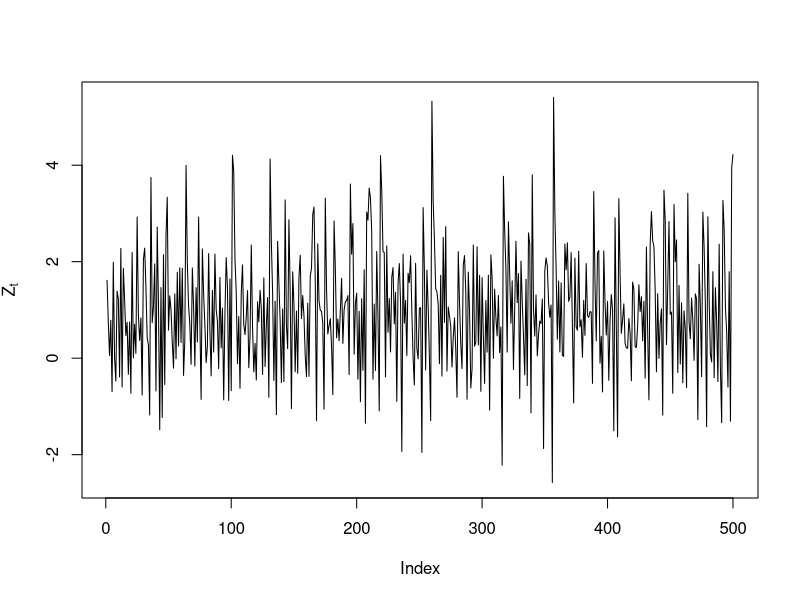
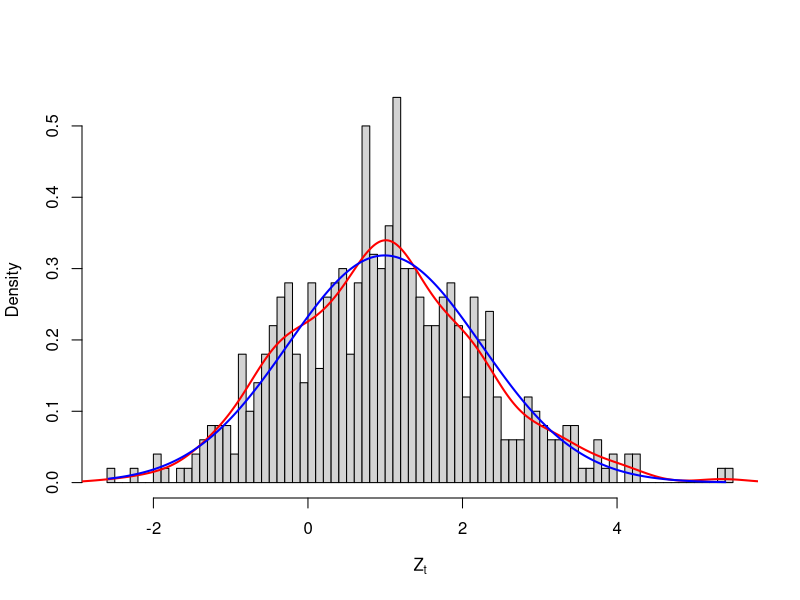
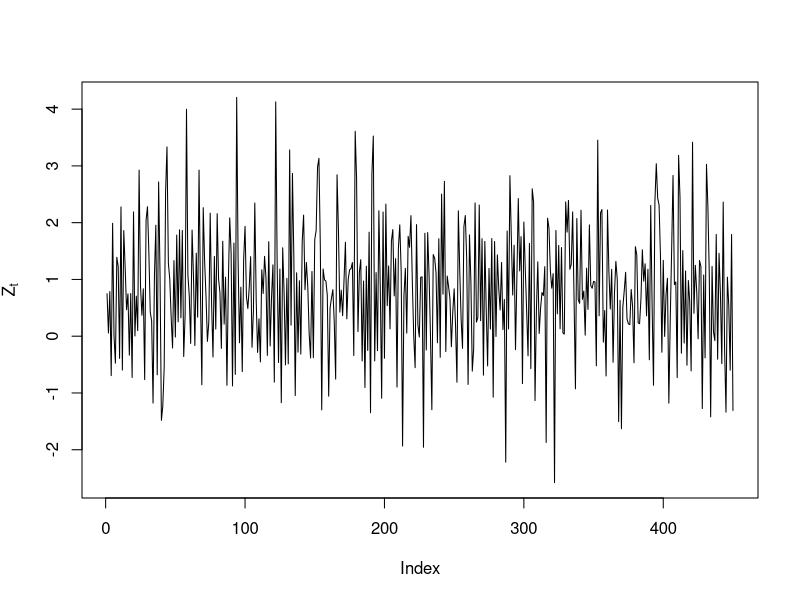
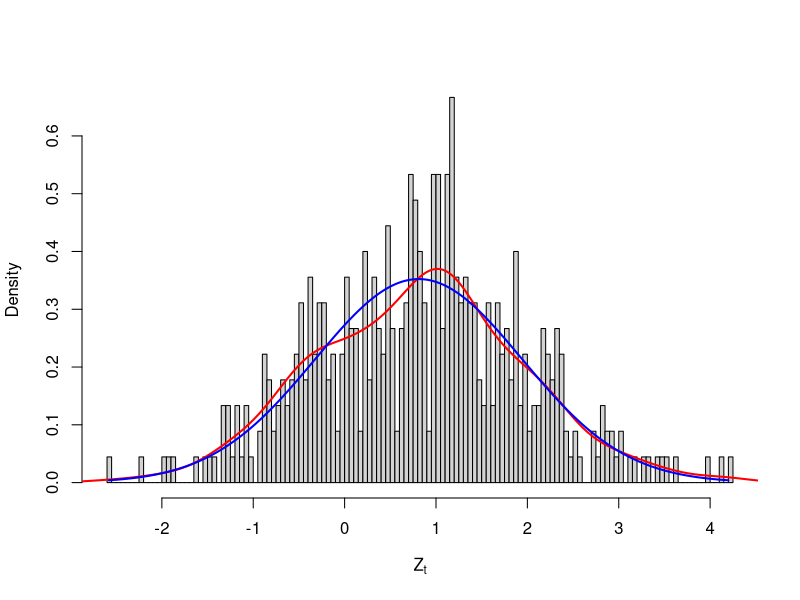
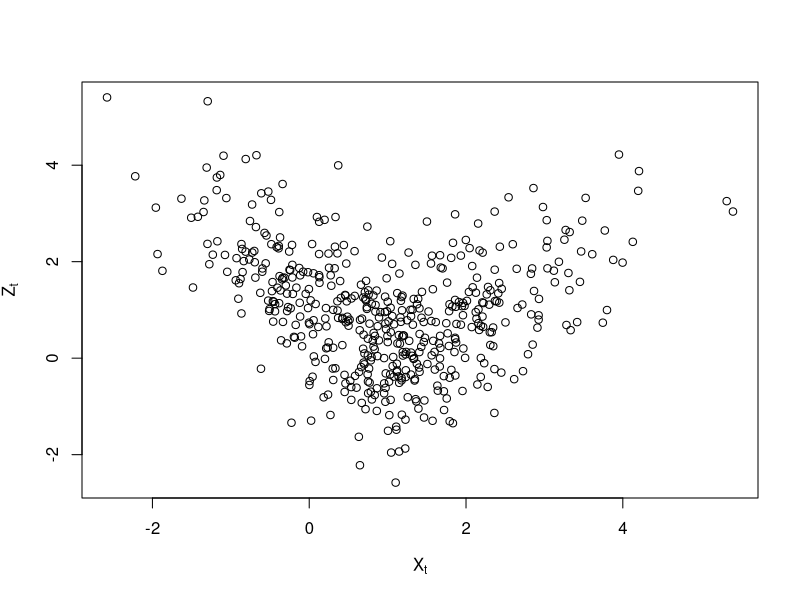
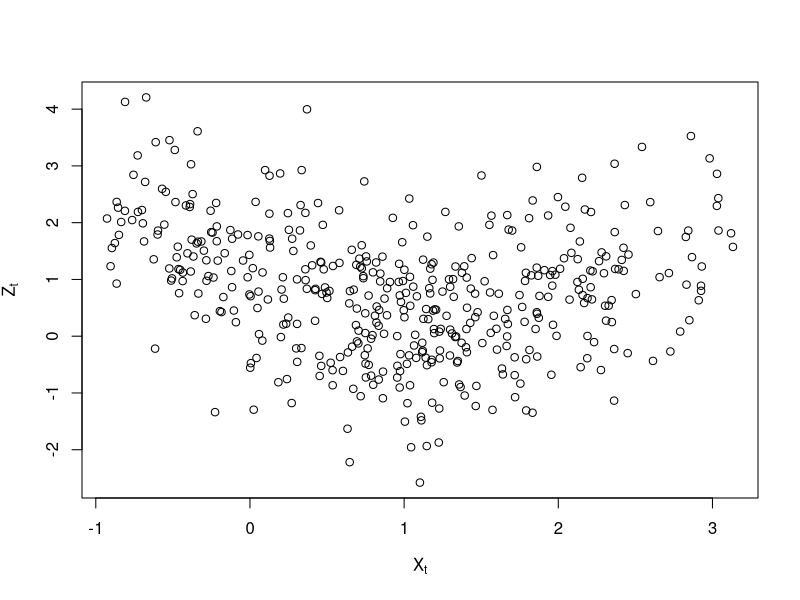
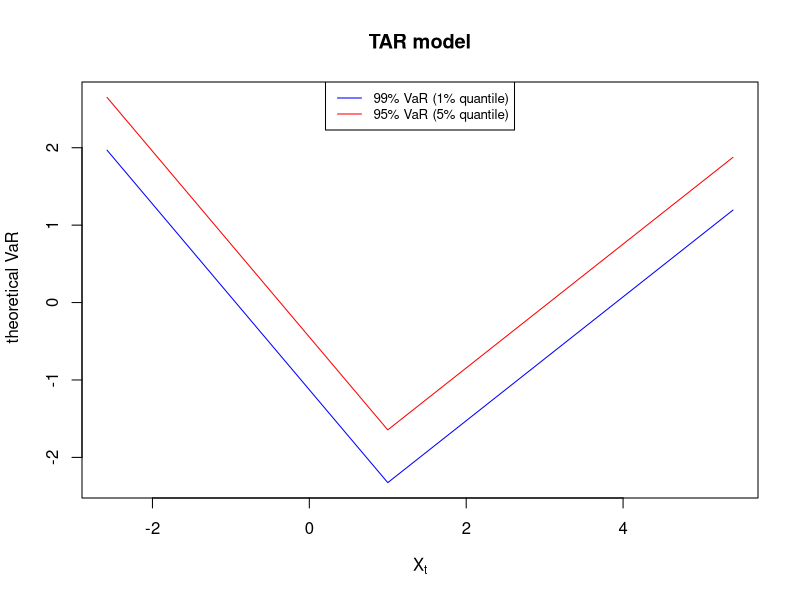
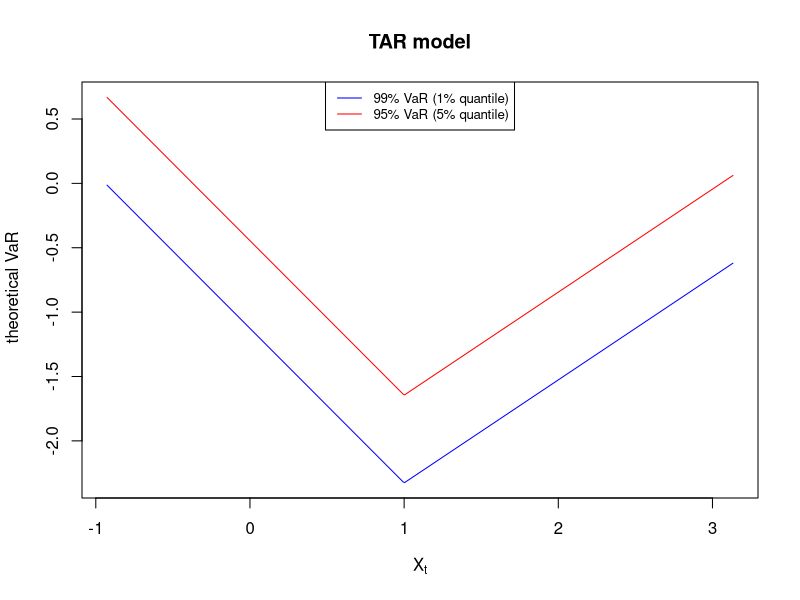

Source code (R) for these figures, in order:
## ---- chunk 1
knitr::opts_chunk$set(warning=FALSE, message=FALSE, 
                      echo=TRUE, eval=TRUE)
## ---- chunk 2
func = function(x){  ifelse(x>=1,0.8,1.2) * abs(x-1)  }
# Zt = func(Zt-1) + N(0,1)
## ---- chunk 3
# function for generating sample {Xt,Zt} t=1,...,n
simulate_data = function(n_sample, cutoff=0.05){
    # generate sample {Zt}
    #n_sample = n_sample / (1 - 2*cutoff)
    n_sample = n_sample + 1
    burn_in = 100
    n = n_sample + burn_in
    Z = rep(NA,n)
    Z[1] = 0
    for (i in 2:n) {
        Z[i] = func(Z[i-1]) + rnorm(1,0,1)
    }
    Z = Z[-(1:burn_in)]
        
    # then generate {Xt,Zt} t=1,...,n, where Xt = Zt-1
    X = Z[1:(n_sample-1)]
    Z = Z[2:n_sample]
    
    # cutoff the tail extreme values of each end
    cuts = as.vector(quantile(X, probs=c(cutoff,1-cutoff))) # both ends of X
    index = which((X>cuts[1]) & (X<cuts[2]))
    X_cut = X[index]
    Z_cut = Z[index]

    return(list(X=X, Z=Z, X_cut=X_cut, Z_cut=Z_cut, cuts=cuts))
}
## ---- chunk 4
# function for calculating theoretical conditional quantile
theo_con_q = function(x,p){ 
    qnorm(p,0,1,lower.tail=TRUE) + func(x)
#   qnorm(p,func(x),1,lower.tail=TRUE)
}
## ---- chunk 5
# simulate a group of data
set.seed(123)
data = simulate_data(n_sample=500, cutoff=0.05)
X = data$X
Z = data$Z
X_cut = data$X_cut
Z_cut = data$Z_cut
## ---- chunk 6
print("whole data")
c(min(X),max(X))
c(min(Z),max(Z))
print("cutted data")
c(min(X_cut),max(X_cut))
c(min(Z_cut),max(Z_cut))
## ---- chunk 7
# check the distribution of simulated data Zt
plot(Z, type="l", ylab=expression(Z[t]))
hist(Z, breaks=100, freq=FALSE, main="", xlab=expression(Z[t]))
lines(density(Z, adjust=1),col="red",lwd=2) # kernel density estimation
zz = seq(min(Z),max(Z),0.01)
lines(zz, dnorm(zz,mean(Z),sd(Z)), col="blue",lwd=2)

plot(Z_cut, type="l", ylab=expression(Z[t]))
hist(Z_cut, breaks=100, freq=FALSE, main="", xlab=expression(Z[t]))
lines(density(Z_cut, adjust=1),col="red",lwd=2) # kernel density estimation
zz_cut = seq(min(Z_cut),max(Z_cut),0.01)
lines(zz_cut, dnorm(zz_cut,mean(Z_cut),sd(Z_cut)), col="blue",lwd=2)
## ---- chunk 8
# check the scatterplot of {Xt, Zt} t=1,...,n
plot(X, Z, xlab=expression(X[t]), ylab=expression(Z[t]))
plot(X_cut, Z_cut, xlab=expression(X[t]), ylab=expression(Z[t]))
## ---- chunk 9
# plot 95% & 99% Conditional VaR

# whole data
xx = seq(min(X),max(X),0.01)
plot(xx, theo_con_q(xx,1-0.99), col="blue", type="l",
     xlab=expression(X[t]), ylab=" theoretical VaR", main="TAR model",
     ylim=c(min(theo_con_q(xx,1-0.99)),max(theo_con_q(xx,1-0.95))) )
lines(xx, theo_con_q(xx,1-0.95), col="red")
legend("top",legend=c("99% VaR (1% quantile)","95% VaR (5% quantile)"),
       col=c("blue","red"),lty=1, cex=0.8)

# cutoff data
xx = seq(min(X_cut),max(X_cut),0.01)
plot(xx, theo_con_q(xx,1-0.99), col="blue", type="l",
     xlab=expression(X[t]), ylab=" theoretical VaR", main="TAR model",
     ylim=c(min(theo_con_q(xx,1-0.99)),max(theo_con_q(xx,1-0.95))) )
lines(xx, theo_con_q(xx,1-0.95), col="red")
legend("top",legend=c("99% VaR (1% quantile)","95% VaR (5% quantile)"),
       col=c("blue","red"),lty=1, cex=0.8)
## ---- chunk 10
# plot theoretical VaR on the scatterplot of {Xt, Zt} t=1,...,n
xx = seq(min(X),max(X),0.01)
plot(X, Z, ylim=c(min(Z)-5,max(Z)+5), 
     xlab=expression(X[t]), ylab=expression(Z[t]), main="Theoretical Quantiles")
lines(xx, theo_con_q(xx,1-0.99), col="blue")
lines(xx, theo_con_q(xx,1-0.95), col="red")
lines(xx, theo_con_q(xx,1-0.05), col="green")
lines(xx, theo_con_q(xx,1-0.01), col="orange")
legend("top",legend=c("99% VaR (1% quantile)","95% VaR (5% quantile)",
                      "5% VaR (95% quantile)","1% VaR (99% quantile)"),
       col=c("blue","red","green","orange"),lty=1, cex=0.8)

# cutoff data
xx = seq(min(X_cut),max(X_cut),0.01)
plot(X_cut, Z_cut, ylim=c(min(Z_cut)-1,max(Z_cut)+2), 
     xlab=expression(X[t]), ylab=expression(Z[t]), main="Theoretical Quantiles")
lines(xx, theo_con_q(xx,1-0.99), col="blue")
lines(xx, theo_con_q(xx,1-0.95), col="red")
lines(xx, theo_con_q(xx,1-0.05), col="green")
lines(xx, theo_con_q(xx,1-0.01), col="orange")
legend("top",legend=c("99% VaR (1% quantile)","95% VaR (5% quantile)",
                      "5% VaR (95% quantile)","1% VaR (99% quantile)"),
       col=c("blue","red","green","orange"),lty=1, cex=0.8)

## ---- chunk 11
# function for estimating conditional quantile
kernel_con_q_est = function(X,Z,p,h){
    
    # generate grids for X & Z(quantile) directions
    xx = seq(min(X), max(X), length.out=1000)
    #xx = X[order(X)]
    qq = Z[order(Z)] 
    
    # calculate the weight Wi(x) for each x in the xx
    kernel_m = outer(xx,X,"-")
    kernel_d = dnorm(kernel_m/h)     # Gaussian Kernel with bandwidth h
    W = kernel_d / rowSums(kernel_d)
    
    # get the quantile q(x) for each x in the xx,  s.t. Fn(x) closest to p
    qq_est = rep(NA,length(xx))
    for (i in 1:length(xx)) {
        Fns = rep(NA,length(qq))
        for (j in 1:length(qq)) {
            Fns[j] = sum( W[i,]*(Z<=qq[j]) )  # element-wise production
        }
        index = which.min(abs(Fns-p))
        qq_est[i] = qq[index]
    }
    return(list(xx=xx, qq_est=qq_est))
}
## ---- chunk 12
# estimate conditional quantile with "kernel conditional quantile estimation"
library(KernSmooth)

estimate_con_q = function(X,Z,p,h0.5=NULL,dpill_trim){
    # get h0.5 if not given
    if (is.null(h0.5)) { 
        h0.5 = dpill(X,Z, trim=dpill_trim,      #  trim = min(0.05,10/length(X))
                     blockmax=ceiling(length(X)/10), divisor=10)
    }
    
    # calculate optimal h
    opt_h = (2/pi * p*(1-p) * dnorm(qnorm(p))^(-2) * h0.5^5) ^ (1/5)
        
    # estimate conditional quantile using opt_h
    qq_est1 = kernel_con_q_est(X,Z,p,opt_h)
        
    # estimate conditional quantile using sqrt(2)*opt_h
    qq_est2 = kernel_con_q_est(X,Z,p,sqrt(2)*opt_h)
        
    # bias correction
    qq_est = 2*qq_est1$qq_est - qq_est2$qq_est
    
    return(list(xx=qq_est1$xx, qq_est=qq_est, h0.5=h0.5, opt_h=opt_h))
}
## ---- chunk 13
# estimate the conditional quantile (cutted)
est_01 = estimate_con_q(X_cut,Z_cut,p=1-0.99, dpill_trim=0.01)
est_05 = estimate_con_q(X_cut,Z_cut,p=1-0.95, dpill_trim=0.01)
c(est_01$h0.5, est_01$opt_h)
c(est_05$h0.5, est_05$opt_h)
## ---- chunk 14
# plot estimated VaR on the scatterplot of {Xt, Zt} t=1,...,n
plot(X_cut, Z_cut, ylim=c(min(Z_cut)-1,max(Z_cut)+2), 
     xlab=expression(X[t]), ylab=expression(Z[t]), main="Original Quantile Estimation")
lines(est_01$xx, theo_con_q(est_01$xx,1-0.99), col="blue")
lines(est_05$xx, theo_con_q(est_05$xx,1-0.95), col="red")
lines(est_01$xx, est_01$qq_est, col="green")
lines(est_05$xx, est_05$qq_est, col="orange")
legend("topleft",col=c("blue","red"),lty=1, cex=0.8,
       legend=c("Theoretical 99% VaR (1% quantile)","Theoretical 95% VaR (5% quantile)"))
legend("topright",col=c("green","orange"),lty=1, cex=0.8,
       legend=c("Estimated 99% VaR (1% quantile)","Estimated 95% VaR (5% quantile)"))
## ---- chunk 15
# select best smoothing bandwidth
bs = seq(0.1,max(est_01$xx)-min(est_01$xx),0.1)
DMAE_ksmooth = matrix(NA,length(bs),4)
colnames(DMAE_ksmooth) = c("bs","DMAE-1%","DMAE-5%","sum")
for (i in 1:length(bs)) {
    DMAE_ksmooth[i,1] = bs[i]
    est_01_s = ksmooth(est_01$xx,est_01$qq_est,kernel="normal",bandwidth=bs[i])$y
    est_05_s = ksmooth(est_05$xx,est_05$qq_est,kernel="normal",bandwidth=bs[i])$y
    DMAE_ksmooth[i,2] = mean(abs(theo_con_q(est_01$xx,1-0.99) - est_01_s))
    DMAE_ksmooth[i,3] = mean(abs(theo_con_q(est_05$xx,1-0.95) - est_05_s))
    DMAE_ksmooth[i,4] = mean(DMAE_ksmooth[i,2:3])
}
min_b_ksmooth_01 = DMAE_ksmooth[,1][which.min(DMAE_ksmooth[,2])]
min_b_ksmooth_05 = DMAE_ksmooth[,1][which.min(DMAE_ksmooth[,3])]
c(min_b_ksmooth_01, min_b_ksmooth_05)
c(min(DMAE_ksmooth[,2]), min(DMAE_ksmooth[,3]))
## ---- chunk 16
b_01 = dpill(est_01$xx,est_01$qq_est,trim=0.01)
b_05 = dpill(est_05$xx,est_05$qq_est,trim=0.01)
c(b_01, b_05)
## ---- chunk 17
plot(DMAE_ksmooth[,2]~DMAE_ksmooth[,1],xlab="bandwidth",ylab="DMAE",main="DMAE(p) for p = 1%")
abline(v=min_b_ksmooth_01,col="red")
abline(v=est_01$opt_h,col="blue")
abline(v=b_01,col="green")
legend("bottomright",legend=c("best bandwidth with minimum DMAE","optimal bandwidth in original estimation","dpill() selected bandwidth"), col=c("red","blue","green"), lty=1, cex=0.8)

plot(DMAE_ksmooth[,3]~DMAE_ksmooth[,1],xlab="bandwidth",ylab="DMAE",main="DMAE(p) for p = 5%")
abline(v=min_b_ksmooth_05,col="red")
abline(v=est_05$opt_h,col="blue")
abline(v=b_05,col="green")
legend("bottomright",legend=c("best bandwidth with minimum DMAE","optimal bandwidth in original estimation","dpill() selected bandwidth"), col=c("red","blue","green"), lty=1, cex=0.8)
## ---- chunk 18
# select best smoothing bandwidth
bs = seq(0.1,max(est_01$xx)-min(est_01$xx),0.1)
DMAE_locpoly = matrix(NA,length(bs),4)
colnames(DMAE_locpoly) = c("bs","DMAE-1%","DMAE-5%","sum")
for (i in 1:length(bs)) {
    DMAE_locpoly[i,1] = bs[i]
    est_01_s = locpoly(est_01$xx,est_01$qq_est,kernel="normal",bandwidth=bs[i],
                                                        gridsize=1000,degree=2)$y
    est_05_s = locpoly(est_05$xx,est_05$qq_est,kernel="normal",bandwidth=bs[i],
                                                        gridsize=1000,degree=2)$y
    DMAE_locpoly[i,2] = mean(abs(theo_con_q(est_01$xx,1-0.99) - est_01_s))
    DMAE_locpoly[i,3] = mean(abs(theo_con_q(est_05$xx,1-0.95) - est_05_s))
    DMAE_locpoly[i,4] = mean(DMAE_locpoly[i,2:3])
}
min_b_locpoly_01 = DMAE_locpoly[,1][which.min(DMAE_locpoly[,2])]
min_b_locpoly_05 = DMAE_locpoly[,1][which.min(DMAE_locpoly[,3])]
c(min_b_locpoly_01, min_b_locpoly_05)
c(min(DMAE_locpoly[,2]), min(DMAE_locpoly[,3]))
## ---- chunk 19
plot(DMAE_locpoly[,2]~DMAE_locpoly[,1],xlab="bandwidth",ylab="DMAE",main="DMAE(p) for p = 1%")
abline(v=min_b_locpoly_01,col="red")
abline(v=est_01$opt_h,col="blue")
abline(v=b_01,col="green")
legend("bottomright",legend=c("best bandwidth with minimum DMAE","optimal bandwidth in original estimation","dpill() selected bandwidth"), col=c("red","blue","green"), lty=1, cex=0.8)

plot(DMAE_locpoly[,3]~DMAE_locpoly[,1],xlab="bandwidth",ylab="DMAE",main="DMAE(p) for p = 5%")
abline(v=min_b_locpoly_05,col="red")
abline(v=est_05$opt_h,col="blue")
abline(v=b_05,col="green")
legend("bottomright",legend=c("best bandwidth with minimum DMAE","optimal bandwidth in original estimation","dpill() selected bandwidth"), col=c("red","blue","green"), lty=1, cex=0.8)
## ---- chunk 20
# plot estimated VaR on the scatterplot of {Xt, Zt} t=1,...,n  (cutted)
plot(X_cut, Z_cut, ylim=c(min(Z_cut)-1,max(Z_cut)+2), 
     xlab=expression(X[t]), ylab=expression(Z[t]), main="Smoothed Quantile Estimation (ksmooth)")
lines(est_01$xx, theo_con_q(est_01$xx,1-0.99), col="blue")
lines(est_05$xx, theo_con_q(est_05$xx,1-0.95), col="red")
lines(ksmooth(est_01$xx,est_01$qq_est,kernel="normal",bandwidth=est_01$opt_h), col="green")
lines(ksmooth(est_05$xx,est_05$qq_est,kernel="normal",bandwidth=est_05$opt_h), col="orange")
legend("topleft",col=c("blue","red"),lty=1, cex=0.8,
       legend=c("Theoretical 99% VaR (1% quantile)","Theoretical 95% VaR (5% quantile)"))
legend("topright",col=c("green","orange"),lty=1, cex=0.8,
       legend=c("Estimated 99% VaR (1% quantile)","Estimated 95% VaR (5% quantile)"))


# plot estimated VaR on the scatterplot of {Xt, Zt} t=1,...,n  (cutted)
plot(X_cut, Z_cut, ylim=c(min(Z_cut)-1,max(Z_cut)+2), 
     xlab=expression(X[t]), ylab=expression(Z[t]), main="Smoothed Quantile Estimation (locpoly, degree=1)")
lines(est_01$xx, theo_con_q(est_01$xx,1-0.99), col="blue")
lines(est_05$xx, theo_con_q(est_05$xx,1-0.95), col="red")
lines(locpoly(est_01$xx,est_01$qq_est,kernel="normal",bandwidth=est_01$opt_h,gridsize=1000), col="green")
lines(locpoly(est_05$xx,est_05$qq_est,kernel="normal",bandwidth=est_05$opt_h,gridsize=1000), col="orange")
legend("topleft",col=c("blue","red"),lty=1, cex=0.8,
       legend=c("Theoretical 99% VaR (1% quantile)","Theoretical 95% VaR (5% quantile)"))
legend("topright",col=c("green","orange"),lty=1, cex=0.8,
       legend=c("Estimated 99% VaR (1% quantile)","Estimated 95% VaR (5% quantile)"))


# plot estimated VaR on the scatterplot of {Xt, Zt} t=1,...,n  (cutted)
plot(X_cut, Z_cut, ylim=c(min(Z_cut)-1,max(Z_cut)+2), 
     xlab=expression(X[t]), ylab=expression(Z[t]), main="Smoothed Quantile Estimation (locpoly, degree=2)")
lines(est_01$xx, theo_con_q(est_01$xx,1-0.99), col="blue")
lines(est_05$xx, theo_con_q(est_05$xx,1-0.95), col="red")
lines(locpoly(est_01$xx,est_01$qq_est,kernel="normal",bandwidth=est_01$opt_h,gridsize=1000,degree=2), col="green")
lines(locpoly(est_05$xx,est_05$qq_est,kernel="normal",bandwidth=est_05$opt_h,gridsize=1000,degree=2), col="orange")
legend("topleft",col=c("blue","red"),lty=1, cex=0.8,
       legend=c("Theoretical 99% VaR (1% quantile)","Theoretical 95% VaR (5% quantile)"))
legend("topright",col=c("green","orange"),lty=1, cex=0.8,
       legend=c("Estimated 99% VaR (1% quantile)","Estimated 95% VaR (5% quantile)"))
## ---- chunk 21
# function for running multiple simulations and calculate the average DMAE

average_DMAE = function(n_sample, n_sim){
    
    total.start = Sys.time()
    
    DMAEs_ksm0.01 = DMAEs_ksm0.05 = NULL
    DMAEs_loc0.01 = DMAEs_loc0.05 = NULL
    DMAEs_loc0.01_d2 = DMAEs_loc0.05_d2 = NULL
    
    theo_q_range0.01 = theo_q_range0.05 = matrix(NA,n_sim,2)
    
    Z_range = matrix(NA,n_sim,2)
    
    while (length(DMAEs_ksm0.01)<n_sim) {
        
        # generate sample {Xt,Zt} t=1,...,n
        data = simulate_data(n_sample, cutoff=0.05)
        X = data$X_cut
        Z = data$Z_cut
        
        # get h0.5
        h0.5 = try( dpill(X,Z, trim=0.01,
                    blockmax=ceiling(length(X)/10),divisor=10), silent=TRUE)
        # skip to next simulation if function gets: NaN or error(bandwidth<=0)
        if (is.na(h0.5) | !is.numeric(h0.5)) { next }
        
        #######################################  0.01
        # estimate the conditional quantile
        con_q_est = estimate_con_q(X,Z,p=0.01,h0.5)
        
        # 2nd kernel smoothing of the estimates
        qq_est_ksm0.01 = ksmooth(con_q_est$xx,con_q_est$qq_est,
                                 kernel="normal",bandwidth=con_q_est$opt_h)$y
        qq_est_loc0.01 = locpoly(con_q_est$xx,con_q_est$qq_est,
                                 kernel="normal",bandwidth=con_q_est$opt_h,gridsize=1000)$y
        qq_est_loc0.01_d2 = locpoly(con_q_est$xx,con_q_est$qq_est,
                                 kernel="normal",bandwidth=con_q_est$opt_h,gridsize=1000,
                                                                                degree=2)$y
        #######################################  0.01
        
        #######################################  0.05
        # estimate the conditional quantile
        con_q_est = estimate_con_q(X,Z,p=0.05,h0.5)
        
        # 2nd kernel smoothing of the estimates
        qq_est_ksm0.05 = ksmooth(con_q_est$xx,con_q_est$qq_est,
                                 kernel="normal",bandwidth=con_q_est$opt_h)$y
        qq_est_loc0.05 = locpoly(con_q_est$xx,con_q_est$qq_est,
                                 kernel="normal",bandwidth=con_q_est$opt_h,gridsize=1000)$y
        qq_est_loc0.05_d2 = locpoly(con_q_est$xx,con_q_est$qq_est,
                                 kernel="normal",bandwidth=con_q_est$opt_h,gridsize=1000,
                                                                                degree=2)$y
        #######################################  0.05
        
        # calculate the theoretical conditional quantile
        theo_qq0.01 = theo_con_q(con_q_est$xx, p=0.01)
        theo_qq0.05 = theo_con_q(con_q_est$xx, p=0.05)
        
        # calculate DMAE
        DMAEs_ksm0.01 = c(DMAEs_ksm0.01, mean(abs(qq_est_ksm0.01 - theo_qq0.01)))
        DMAEs_loc0.01 = c(DMAEs_loc0.01, mean(abs(qq_est_loc0.01 - theo_qq0.01)))
        DMAEs_loc0.01_d2 = c(DMAEs_loc0.01_d2, mean(abs(qq_est_loc0.01_d2 - theo_qq0.01)))
        
        
        DMAEs_ksm0.05 = c(DMAEs_ksm0.05, mean(abs(qq_est_ksm0.05 - theo_qq0.05)))
        DMAEs_loc0.05 = c(DMAEs_loc0.05, mean(abs(qq_est_loc0.05 - theo_qq0.05)))
        DMAEs_loc0.05_d2 = c(DMAEs_loc0.05_d2, mean(abs(qq_est_loc0.05_d2 - theo_qq0.05)))
        
        # store the range of theoretical conditional quantile
        theo_q_range0.01[length(DMAEs_ksm0.01), ] = c(min(theo_qq0.01), max(theo_qq0.01))
        theo_q_range0.05[length(DMAEs_ksm0.05), ] = c(min(theo_qq0.05), max(theo_qq0.05))
        
        # store the range of X & Z
        Z_range[length(DMAEs_ksm0.01), ] = c(min(Z),max(Z))
        
        print(length(DMAEs_ksm0.01))
    }
    
    total.time = as.numeric(Sys.time() - total.start)
    
    list0.01 = list(DMAEs_ksm=DMAEs_ksm0.01, ksm=mean(DMAEs_ksm0.01),
                    DMAEs_loc=DMAEs_loc0.01, loc=mean(DMAEs_loc0.01),
                    DMAEs_loc_d2=DMAEs_loc0.01_d2, loc_d2=mean(DMAEs_loc0.01_d2),
                    theo_q_range=theo_q_range0.01)
    
    list0.05 = list(DMAEs_ksm=DMAEs_ksm0.05, ksm=mean(DMAEs_ksm0.05),
                    DMAEs_loc=DMAEs_loc0.05, loc=mean(DMAEs_loc0.05),
                    DMAEs_loc_d2=DMAEs_loc0.05_d2, loc_d2=mean(DMAEs_loc0.05_d2),
                    theo_q_range=theo_q_range0.05)
    
    return(list(list0.01=list0.01, list0.05=list0.05, Z_range=Z_range, 
                total.time=total.time))
}
